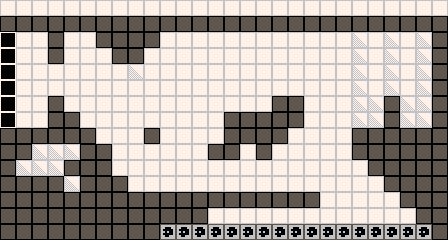

This is a level from a 2D game, rendered from its Tiled map with the project's own tilesets. A one-line summary and the complete map file follow:
An orthogonal 56x30 tile map with 8x8 px tiles, 1 tile layer (Tile Layer 1) and 5 objects (spawn_point, cam_area, map_link, spawn_checkpoint, artifact).

<map version="1.2" tiledversion="1.2.5" orientation="orthogonal" renderorder="right-down" width="56" height="30" tilewidth="8" tileheight="8" infinite="0" nextlayerid="6" nextobjectid="14">
 <properties>
  <property name="darkness_level" type="int" value="2" />
  <property name="level_id" type="int" value="3" />
 </properties>
 <tileset firstgid="1" source="platformer_sheet_1.tsx" />
 <layer id="5" name="Tile Layer 1" width="56" height="30">
  <data encoding="csv">
3,4,3,4,3,4,3,4,3,4,3,4,3,4,3,4,3,4,3,4,3,4,3,4,3,4,3,4,3,4,3,4,3,4,3,4,3,4,3,4,3,4,3,4,3,4,3,4,3,4,3,4,3,4,3,4,
19,20,19,20,19,20,19,20,19,20,19,20,19,20,19,20,19,20,19,20,19,20,19,20,19,20,19,20,19,20,19,20,19,20,19,20,19,20,19,20,19,20,19,20,19,20,19,20,19,20,19,20,19,20,19,20,
7,8,7,8,7,8,7,8,7,8,7,8,7,8,7,8,7,8,7,8,7,8,7,8,7,8,7,8,7,8,7,8,7,8,7,8,7,8,7,8,7,8,7,8,7,8,7,8,7,8,7,8,7,8,7,8,
23,24,23,24,23,24,23,24,23,24,23,24,23,24,23,24,23,24,23,24,23,24,23,24,23,24,23,24,23,24,23,24,23,24,23,24,23,24,23,24,23,24,23,24,23,24,23,24,23,24,23,24,23,24,23,24,
9,10,3,4,3,4,7,8,3,4,3,4,7,8,7,8,7,8,7,8,3,4,3,4,3,4,3,4,3,4,3,4,3,4,3,4,3,4,3,4,3,4,3,4,5,6,3,4,5,6,3,4,5,6,7,8,
25,26,19,20,19,20,23,24,19,20,19,20,23,24,23,24,23,24,23,24,19,20,19,20,19,20,19,20,19,20,19,20,19,20,19,20,19,20,19,20,19,20,19,20,21,22,19,20,21,22,19,20,21,22,23,24,
9,10,3,4,3,4,7,8,3,4,3,4,3,4,7,8,7,8,3,4,3,4,3,4,3,4,3,4,3,4,3,4,3,4,3,4,3,4,3,4,3,4,3,4,5,6,3,4,5,6,3,4,5,6,7,8,
25,26,19,20,19,20,23,24,19,20,19,20,19,20,23,24,23,24,19,20,19,20,19,20,19,20,19,20,19,20,19,20,19,20,19,20,19,20,19,20,19,20,19,20,21,22,19,20,21,22,19,20,21,22,23,24,
9,10,3,4,3,4,3,4,3,4,3,4,3,4,3,4,5,6,3,4,3,4,3,4,3,4,3,4,3,4,3,4,3,4,3,4,3,4,3,4,3,4,3,4,5,6,3,4,5,6,3,4,5,6,7,8,
25,26,19,20,19,20,19,20,19,20,19,20,19,20,19,20,21,22,19,20,19,20,19,20,19,20,19,20,19,20,19,20,19,20,19,20,19,20,19,20,19,20,19,20,21,22,19,20,21,22,19,20,21,22,23,24,
9,10,3,4,3,4,3,4,3,4,3,4,3,4,3,4,3,4,3,4,3,4,3,4,3,4,3,4,3,4,3,4,3,4,3,4,3,4,3,4,3,4,3,4,5,6,3,4,5,6,3,4,5,6,7,8,
25,26,19,20,19,20,19,20,19,20,19,20,19,20,19,20,19,20,19,20,19,20,19,20,19,20,19,20,19,20,19,20,19,20,19,20,19,20,19,20,19,20,19,20,21,22,19,20,21,22,19,20,21,22,23,24,
9,10,3,4,3,4,7,8,3,4,3,4,3,4,3,4,3,4,3,4,3,4,3,4,3,4,3,4,3,4,3,4,3,4,7,8,7,8,3,4,3,4,3,4,5,6,5,6,7,8,5,6,5,6,7,8,
25,26,19,20,19,20,23,24,19,20,19,20,19,20,19,20,19,20,19,20,19,20,19,20,19,20,19,20,19,20,19,20,19,20,23,24,23,24,19,20,19,20,19,20,21,22,21,22,23,24,21,22,21,22,23,24,
9,10,3,4,3,4,7,8,7,8,3,4,3,4,3,4,3,4,3,4,3,4,3,4,3,4,3,4,7,8,7,8,7,8,7,8,7,8,3,4,3,4,3,4,5,6,5,6,7,8,5,6,5,6,7,8,
25,26,19,20,19,20,23,24,23,24,19,20,19,20,19,20,19,20,19,20,19,20,19,20,19,20,19,20,23,24,23,24,23,24,23,24,23,24,19,20,19,20,19,20,21,22,21,22,23,24,21,22,21,22,23,24,
7,8,7,8,7,8,7,8,7,8,7,8,3,4,3,4,3,4,7,8,3,4,3,4,3,4,3,4,7,8,7,8,7,8,7,8,3,4,3,4,3,4,3,4,7,8,7,8,7,8,7,8,7,8,7,8,
23,24,23,24,23,24,23,24,23,24,23,24,19,20,19,20,19,20,23,24,19,20,19,20,19,20,19,20,23,24,23,24,23,24,23,24,19,20,19,20,19,20,19,20,23,24,23,24,23,24,23,24,23,24,23,24,
7,8,7,8,5,6,5,6,5,6,7,8,7,8,3,4,3,4,3,4,3,4,3,4,3,4,7,8,7,8,3,4,7,8,3,4,3,4,3,4,3,4,3,4,7,8,7,8,7,8,7,8,7,8,7,8,
23,24,23,24,21,22,21,22,21,22,23,24,23,24,19,20,19,20,19,20,19,20,19,20,19,20,23,24,23,24,19,20,23,24,19,20,19,20,19,20,19,20,19,20,23,24,23,24,23,24,23,24,23,24,23,24,
7,8,5,6,5,6,5,6,7,8,7,8,7,8,3,4,3,4,3,4,3,4,3,4,3,4,3,4,3,4,3,4,3,4,3,4,3,4,3,4,3,4,3,4,3,4,7,8,7,8,7,8,7,8,7,8,
23,24,21,22,21,22,21,22,23,24,23,24,23,24,19,20,19,20,19,20,19,20,19,20,19,20,19,20,19,20,19,20,19,20,19,20,19,20,19,20,19,20,19,20,19,20,23,24,23,24,23,24,23,24,23,24,
7,8,7,8,7,8,7,8,5,6,7,8,7,8,7,8,3,4,3,4,3,4,3,4,3,4,3,4,3,4,3,4,3,4,3,4,3,4,3,4,3,4,3,4,3,4,3,4,7,8,7,8,7,8,7,8,
23,24,23,24,23,24,23,24,21,22,23,24,23,24,23,24,19,20,19,20,19,20,19,20,19,20,19,20,19,20,19,20,19,20,19,20,19,20,19,20,19,20,19,20,19,20,19,20,23,24,23,24,23,24,23,24,
7,8,7,8,7,8,7,8,7,8,7,8,7,8,7,8,7,8,7,8,7,8,7,8,7,8,7,8,7,8,7,8,7,8,7,8,7,8,7,8,3,4,3,4,3,4,3,4,3,4,7,8,7,8,7,8,
23,24,23,24,23,24,23,24,23,24,23,24,23,24,23,24,23,24,23,24,23,24,23,24,23,24,23,24,23,24,23,24,23,24,23,24,23,24,23,24,19,20,19,20,19,20,19,20,19,20,23,24,23,24,23,24,
7,8,7,8,7,8,7,8,7,8,7,8,7,8,7,8,7,8,7,8,7,8,7,8,7,8,3,4,3,4,3,4,3,4,3,4,3,4,3,4,3,4,3,4,3,4,3,4,3,4,3,4,7,8,7,8,
23,24,23,24,23,24,23,24,23,24,23,24,23,24,23,24,23,24,23,24,23,24,23,24,23,24,19,20,19,20,19,20,19,20,19,20,19,20,19,20,19,20,19,20,19,20,19,20,19,20,19,20,23,24,23,24,
7,8,7,8,7,8,7,8,7,8,7,8,7,8,7,8,7,8,7,8,13,14,13,14,13,14,13,14,13,14,13,14,13,14,13,14,13,14,13,14,13,14,13,14,13,14,13,14,13,14,13,14,13,14,7,8,
23,24,23,24,23,24,23,24,23,24,23,24,23,24,23,24,23,24,23,24,29,30,29,30,29,30,29,30,29,30,29,30,29,30,29,30,29,30,29,30,29,30,29,30,29,30,29,30,29,30,29,30,29,30,23,24
</data>
 </layer>
 <objectgroup id="2" name="Object Layer 1">
  <object id="1" name="top_left" type="spawn_point" x="0" y="104" width="32" height="24">
   <properties>
    <property name="type" value="side" />
   </properties>
  </object>
  <object id="2" name="camera" type="cam_area" x="0" y="16" width="448" height="224" />
  <object id="4" name="link" type="map_link" x="-16" y="32" width="16" height="96">
   <properties>
    <property name="dest_map_path" value="Content/raw/map_ow_top.tmx" />
    <property name="dest_spawn_name" value="chi_exit_top_left" />
   </properties>
  </object>
  <object id="5" name="checkpoint" type="spawn_checkpoint" x="80" y="64" width="32" height="32" />
  <object id="6" name="light" type="artifact" x="384" y="80" width="16" height="16">
   <properties>
    <property name="id" value="light" />
   </properties>
  </object>
 </objectgroup>
</map>
